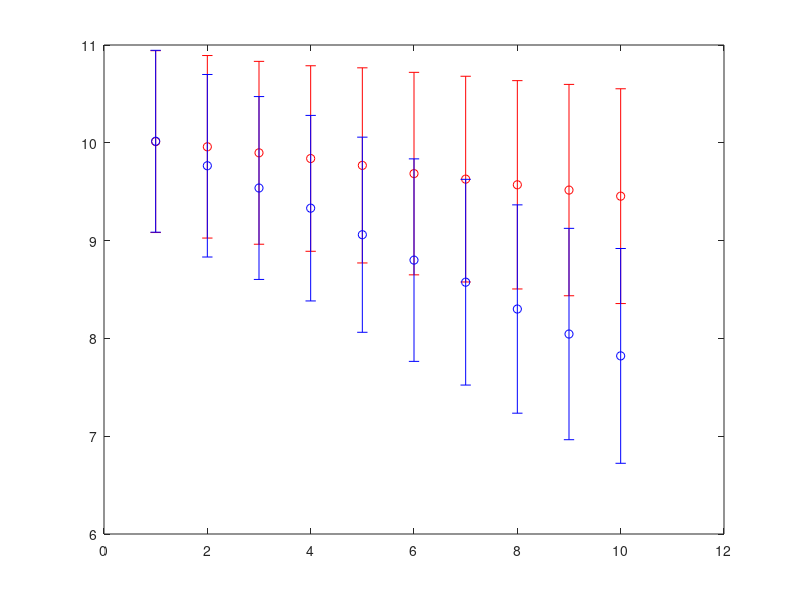

This chart was generated by the following MATLAB code:
%% Initialization
% these are the different properties that make up the dancers stance on
% different topics. 0 is "medium", negative means no, positive means yes
dancerProps = {'planned',...
    'price-sensitive',...
    'roled',...
    'partnered',...
    'outgoing',...
    'equalitarian',...
    'feminist/masculinist',...
    'home-scene bound',...
    'returning',...
    'frustration-tolerant',...
    'happy/motivated',...
    'preferred partner',...
    'visited workshops'...
};

% these are the properties of the registration system
eventProps = {'number of places',...
    'registering schedule',...
    'roled',...
    'partnered preferred',...
    'price-pattern',...
};

leadersRejected = 0;
followersRejected = 0;

% make an initial population of dancers
leadFollowRatio = 0.8;
initialDancerPopulation = 250;
initialLeaderPopulation = round(initialDancerPopulation/2*leadFollowRatio);
initialFollowerPopulation = round(initialDancerPopulation/2/leadFollowRatio);

leaders = [randn(initialLeaderPopulation, length(dancerProps) - 4), ... % the personal attributes are normally distributed
    abs(randn(initialLeaderPopulation, 1)*0.1 + 1), ... % the frustration tolerance is a multiplicator and can only be positive
    randn(initialLeaderPopulation, 1) + 10, ... % everybody starts out quite happy
    (1:initialLeaderPopulation)', ... % right now, everybody is partnered. This will be changed in the next subsection
    zeros(initialLeaderPopulation, 1)]; % everybody has not participated at any event 
followers = [randn(initialFollowerPopulation, length(dancerProps) - 4), ...
    abs(randn(initialFollowerPopulation, 1)*0.1 + 1), ...
    randn(initialFollowerPopulation, 1) + 10, ...
    (1:initialFollowerPopulation)', ...
    zeros(initialFollowerPopulation, 1)];

% what part of the dancers is partnered?
partneredRatio = 0.5;
partneredDancers = partneredRatio*min(initialLeaderPopulation,initialLeaderPopulation);
leaders(partneredDancers+1:end, 13)=0; % now the initial population is partially partnered
followers(partneredDancers+1:end, 13)=0;

dancerSummaryFigure = figure;

for i = 1:10
    %% Dancers with negative happiness are no longer part of the scene
    leadersDancingIndex = find(leaders(:, 11) > 0);
    followersDancingIndex = find(leaders(:, 11) > 0);
    
    %% Display the dancers mean happiness values
    errorbar(i, mean(leaders(:,11)), std(leaders(:,11)), 'ro')
    hold on
    errorbar(i, mean(followers(:,11)), std(leaders(:,11)), 'bo')
    disp(['Leaders'' happiness: ', num2str(mean(leaders(:,11)))])
    disp(['Followers'' happiness: ', num2str(mean(followers(:,11)))])

    %% Start an event registration and check who is getting in
    % set the properties of an event
    thisEventProps = [100,1,1,1,1];

    % not all will want to participate (currently about half)
    applicantsLeaders = logical(randi(2,1,length(leaders))' - 1);
    applicantsLeaders = find(applicantsLeaders);
    thisEventLeaders = leaders(applicantsLeaders, :);
    applicantsFollowers = logical(randi(2,1,length(followers))' - 1);
    applicantsFollowers = find(applicantsFollowers);
    thisEventFollowers = followers(applicantsFollowers, :);

    % sort the population by their planned-attributed, modified by their motivation
    % the more planned and the more happy/motivated they are, the earlier will
    % the register
    [~, indexLeaders] = sort(thisEventLeaders(:, 1) + thisEventLeaders(:, 11), 1, 'descend');
    thisEventLeaders = applicantsLeaders(indexLeaders);
    [~, indexFollowers] = sort(thisEventFollowers(:, 1) + thisEventFollowers(:, 11), 1, 'descend');
    thisEventFollowers = applicantsFollowers(indexFollowers);

    switch thisEventProps(3)
        case 0
            % this is an un-roled event

        case 1
            % this is a roled event

            % find who made it into the workshop
            thisEventLeaders = thisEventLeaders(1:min(length(thisEventLeaders),thisEventProps(1)/2),:);
            thisEventFollowers = thisEventFollowers(1:min(length(thisEventFollowers),length(thisEventLeaders)),:);
            thisEventLeaders = thisEventLeaders(1:min(length(thisEventLeaders),length(thisEventFollowers)),:);

        case 2
            % this is a partnered event
    end

    % keep a total of how many got rejected at all events
    leadersRejected = leadersRejected + length(applicantsLeaders) - length(thisEventLeaders);
    followersRejected = followersRejected + length(applicantsFollowers) - length(thisEventFollowers);

    % mark the participation for each dancer
    leaders(thisEventLeaders, 13) = leaders(thisEventLeaders, 13) + 1;
    followers(thisEventFollowers, 13) = followers(thisEventFollowers, 13) + 1;

    % the happiness/motivation of everybody goes down with time
    leaders(:, 11) = leaders(:, 11) - 0.05;
    followers(:, 11) = followers(:, 11) - 0.05;

    % update the happiness/motivation of the rejected, depending on their frustration tolerance
    % (it seems as if we degraded all; but we will update the actual participants in the next step)
    leaders(applicantsLeaders, 11) = leaders(applicantsLeaders, 11) - 1./leaders(applicantsLeaders, 10);
    followers(applicantsFollowers, 11) = followers(applicantsFollowers, 11) - 1./followers(applicantsFollowers, 10);

    % update the happiness/motivation of the participants
    leaders(thisEventLeaders, 11) = leaders(thisEventLeaders, 11) + 1;
    followers(thisEventFollowers, 11) = followers(thisEventFollowers, 11) + 1;

end
